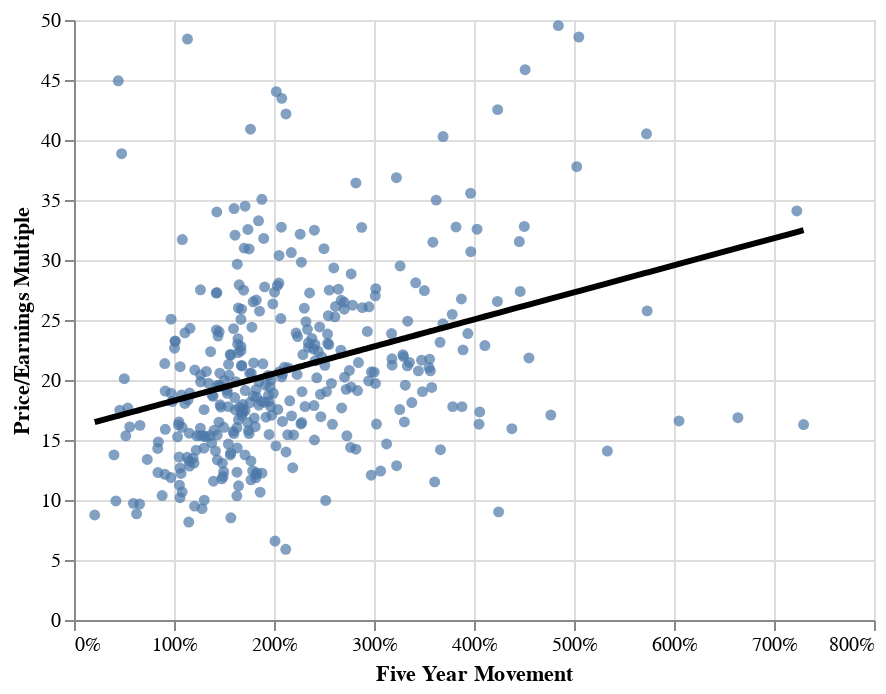

The cell this chart's notebook holds for it:
### Code cell
c4 = alt.Chart(df_mini).mark_circle().encode(
    x=alt.X("fy_move", axis=alt.Axis(format='00%', title='Five Year Movement')),
    y=alt.Y("P/E", axis=alt.Axis(title='Price/Earnings Multiple'))
)

c5 = alt.Chart(df_mini).mark_line(color="black", size=3).encode(
    x="fy_move",
    y="P/E_pred"
)

c4+c5

### Figure 1 — Vega-Lite specification as saved in the notebook (floating-point values rounded to 4 significant figures; data arrays with more than 128 entries replaced by an {"elided": "..."} marker saying what was removed)
{"config": {"view": {"continuousWidth": 400, "continuousHeight": 300}}, "layer": [{"mark": "circle", "encoding": {"x": {"axis": {"format": "00%", "title": "Five Year Movement"}, "field": "fy_move", "type": "quantitative"}, "y": {"axis": {"title": "Price/Earnings Multiple"}, "field": "P/E", "type": "quantitative"}}}, {"mark": {"type": "line", "color": "black", "size": 3}, "encoding": {"x": {"field": "fy_move", "type": "quantitative"}, "y": {"field": "P/E_pred", "type": "quantitative"}}}], "data": {"name": "data-b34bdef4f0c31740f7d0712d6f5afc4e"}, "$schema": "https://vega.github.io/schema/vega-lite/v4.17.0.json", "datasets": {"data-b34bdef4f0c31740f7d0712d6f5afc4e": {"elided": "364 records"}}}
